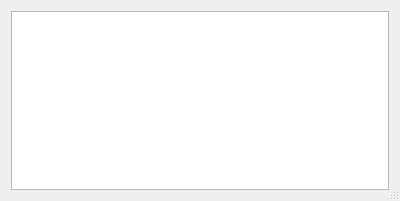
<?xml version="1.0" encoding="UTF-8"?>
<ui version="4.0">
 <class>DialogHelp</class>
 <widget class="QDialog" name="DialogHelp">
  <property name="enabled">
   <bool>true</bool>
  </property>
  <property name="geometry">
   <rect>
    <x>0</x>
    <y>0</y>
    <width>400</width>
    <height>201</height>
   </rect>
  </property>
  <property name="windowTitle">
   <string>Dialog</string>
  </property>
  <property name="sizeGripEnabled">
   <bool>true</bool>
  </property>
  <layout class="QGridLayout" name="gridLayout">
   <item row="0" column="0">
    <widget class="QTextBrowser" name="textBrowser">
     <property name="sizeAdjustPolicy">
      <enum>QAbstractScrollArea::AdjustToContents</enum>
     </property>
    </widget>
   </item>
  </layout>
 </widget>
 <resources/>
 <connections/>
</ui>
